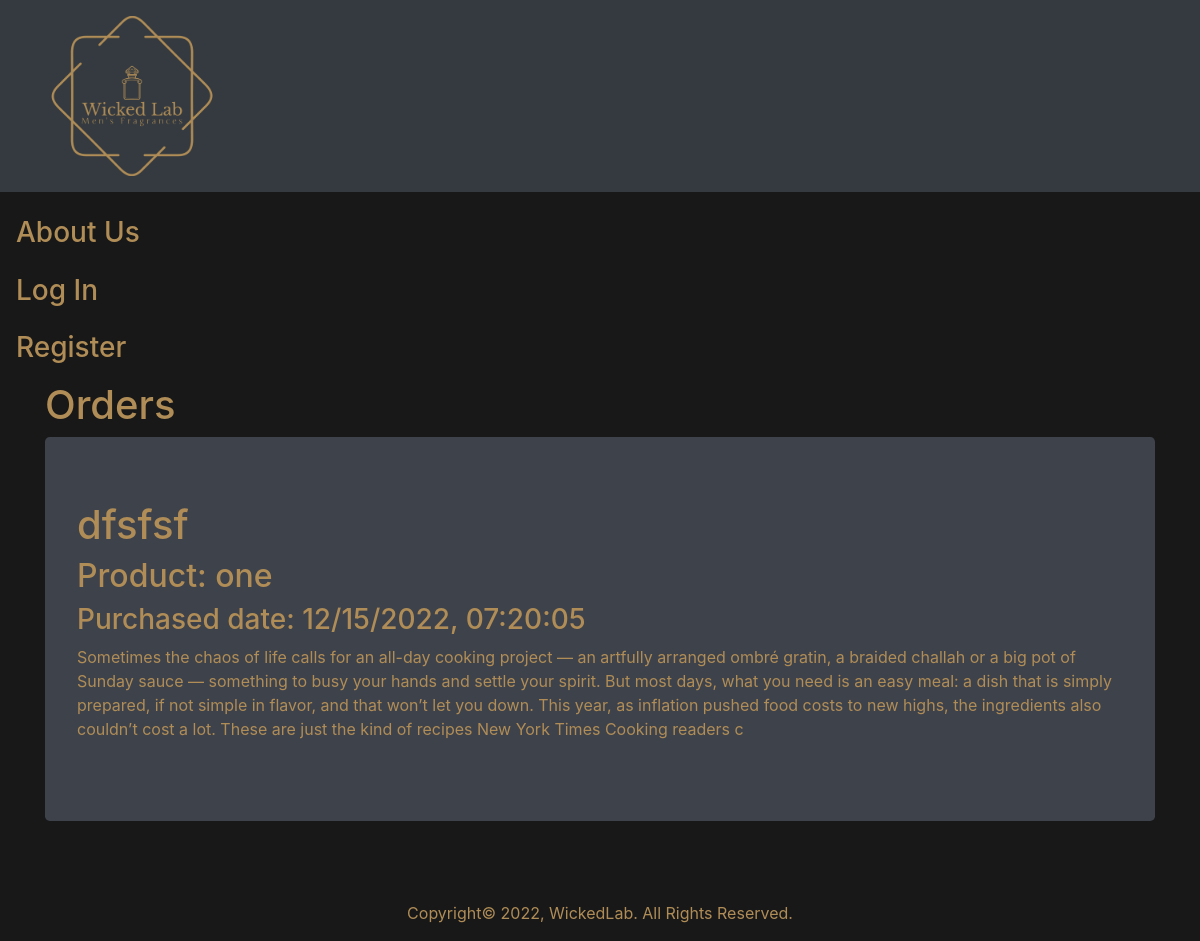
/1, run on an earlier commit of the app's database.
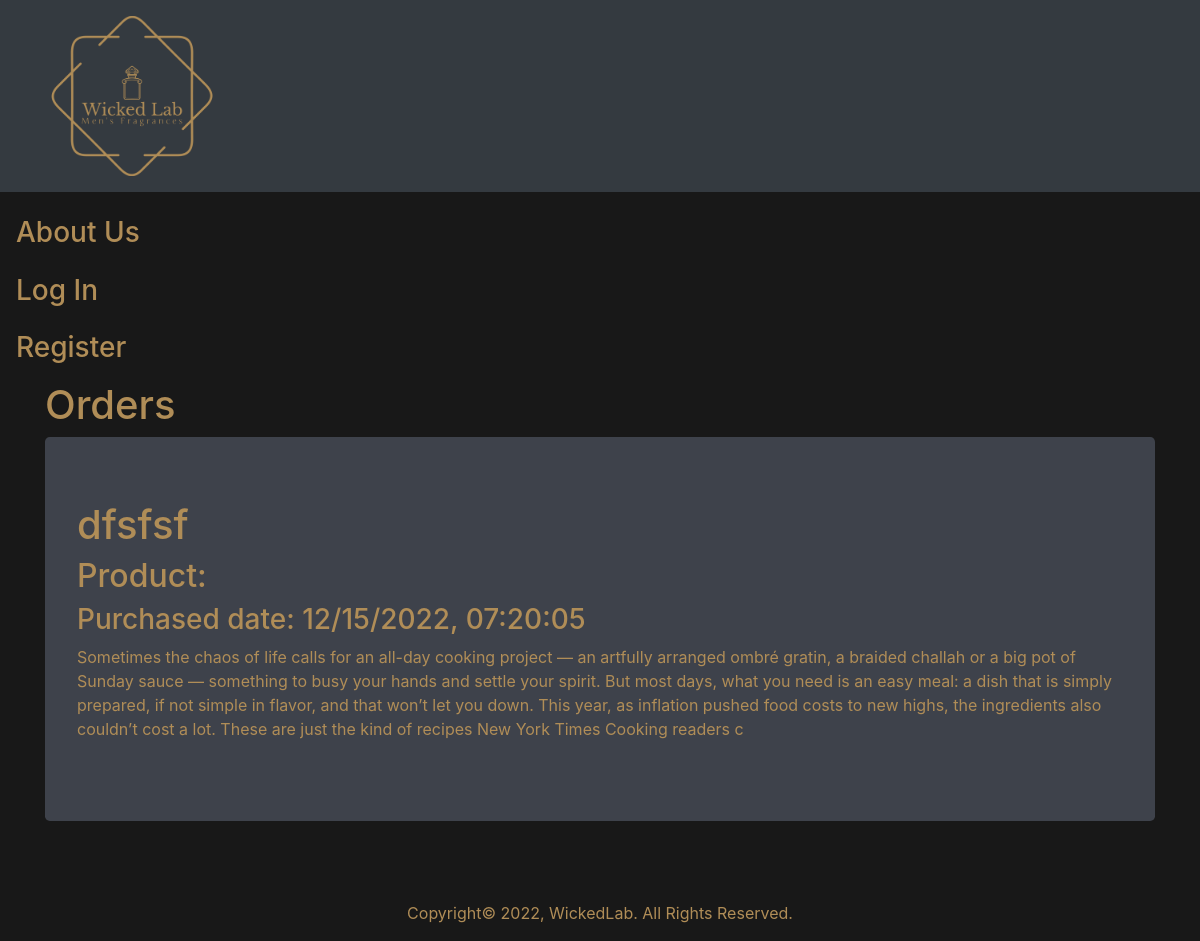
And on a later commit of the database.
### app/models.py (models this page shows, shortened)
class BlogPost(db.Model):
    users = db.relationship(User)
    id = db.Column(db.Integer, primary_key=True)
    user_id = db.Column(db.Integer, db.ForeignKey('users.id'), nullable=False)
    date = db.Column(db.DateTime, nullable=False, default=datetime.utcnow)
    title = db.Column(db.String(140), nullable=False)
    text = db.Column(db.Text, nullable=False)

class User(db.Model, UserMixin):
    __tablename__ = 'users'
    id = db.Column(db.Integer, primary_key = True)
    profile_image = db.Column(db.String(20), nullable=False, default='default_profile.png')
    email = db.Column(db.String(64), unique=True, index=True)
    username = db.Column(db.String(64), unique=True, index=True)
    password_hash = db.Column(db.String(128))
    posts = db.relationship('BlogPost', backref='author', lazy=True)
    products = relationship("Product", secondary="orders")

### app/views.py (the view)
@app.route("/<username>")
def user_posts(username):
    page = request.args.get('page', 1, type=int)
    user = User.query.filter_by(username=username).first_or_404()
    blog_posts = BlogPost.query.filter_by(author=user).order_by(BlogPost.date.desc()).paginate(page=page, per_page=5)
    return render_template('user_blog_posts.html', blog_posts=blog_posts, user=user)

### app/views.py (called while the page is built)
@app.route('/<int:blog_post_id>')
def blog_post(blog_post_id):
    blog_post = BlogPost.query.get_or_404(blog_post_id)
    return render_template('blog_post.html',title=blog_post.title,date=blog_post.date,post=blog_post)

### app/templates/blog_post.html (shortened to what this page needs)
{% extends "base.html" %}
{% block content %}
<h1>Orders</h1>
<div class="jumbotron">
  <h1>{{post.title}}</h1>
  <h2>Product: {{post.author.username}}</h2>
  <h3>Purchased date: {{post.date.strftime("%m/%d/%Y, %H:%M:%S")}}</h3>
  <p>{{post.text}}</p>
</div>
{% endblock content %}

### app/templates/base.html (shortened to what this page needs)
<!DOCTYPE html>
<html>
  <head>
    <link rel="stylesheet" href="https://maxcdn.bootstrapcdn.com/bootstrap/4.0.0/css/bootstrap.min.css">
    <link rel="stylesheet" href="https://maxcdn.bootstrapcdn.com/bootstrap/4.1.3/css/bootstrap.min.css">
    <link href="https://maxcdn.bootstrapcdn.com/font-awesome/4.7.0/css/font-awesome.min.css" rel="stylesheet" >
    <link rel="stylesheet" href="{{url_for('static', filename='css/styling.css')}}">
    <link rel="stylesheet" href="{{url_for('static', filename='css/about_footer.css')}}">
  </head>
  <body>
    <ul class="navbar navbar-dark bg-dark">
        <div class="nav-item"><a class="nav-link" href="{{ url_for('index') }}"><img src="../static/images/logo.png" width="200" height="160" class="center"></a></div>
    </ul>
        <div class="nav-item"><a class="nav-link" href="{{ url_for('about') }}"><h3>About Us</h3></a></div>
        {% if current_user.is_authenticated %}
        <li class="nav-link"><a href="{{ url_for('logout') }}"><h3>Log Out</h3></a></li>
        <li class="nav-link"><a href="{{ url_for('account') }}"><h3>Account</h3></a></li>
        <li class="nav-link"><a href="{{ url_for('create_post') }}"><h3>Favourites</h3></a></li>
        {% else %}
        <li class="nav-link"><a href="{{ url_for('login') }}"><h3>Log In</h3></a></li>
        <li class="nav-link"><a href="{{ url_for('register') }}"><h3>Register</h3></a></li>
        {% endif %}
    <div class="container">
        {% block content %}
        {% endblock %}
    </div>
    <br><br>
    <div class="footer">
      <p>Copyright&copy; 2022, WickedLab. All Rights Reserved.</p>
    </div>
    </body>
</html>

### app/static/css/styling.css (style rules this page uses)
h3 { color:#b08d57; }
h2 { color:#b08d57; }
h1 { color:#b08d57; }
p { color:#b08d57; }
.jumbotron { background-color: #3E424B; }
body { background-color: #181818; }
.footer { left: 0; bottom: 0; width: 100%; background-color: #181818; color: #b08d57; text-align: center; }

What changed in the data, as far as the page shows it:
removed User: author.username "one"
